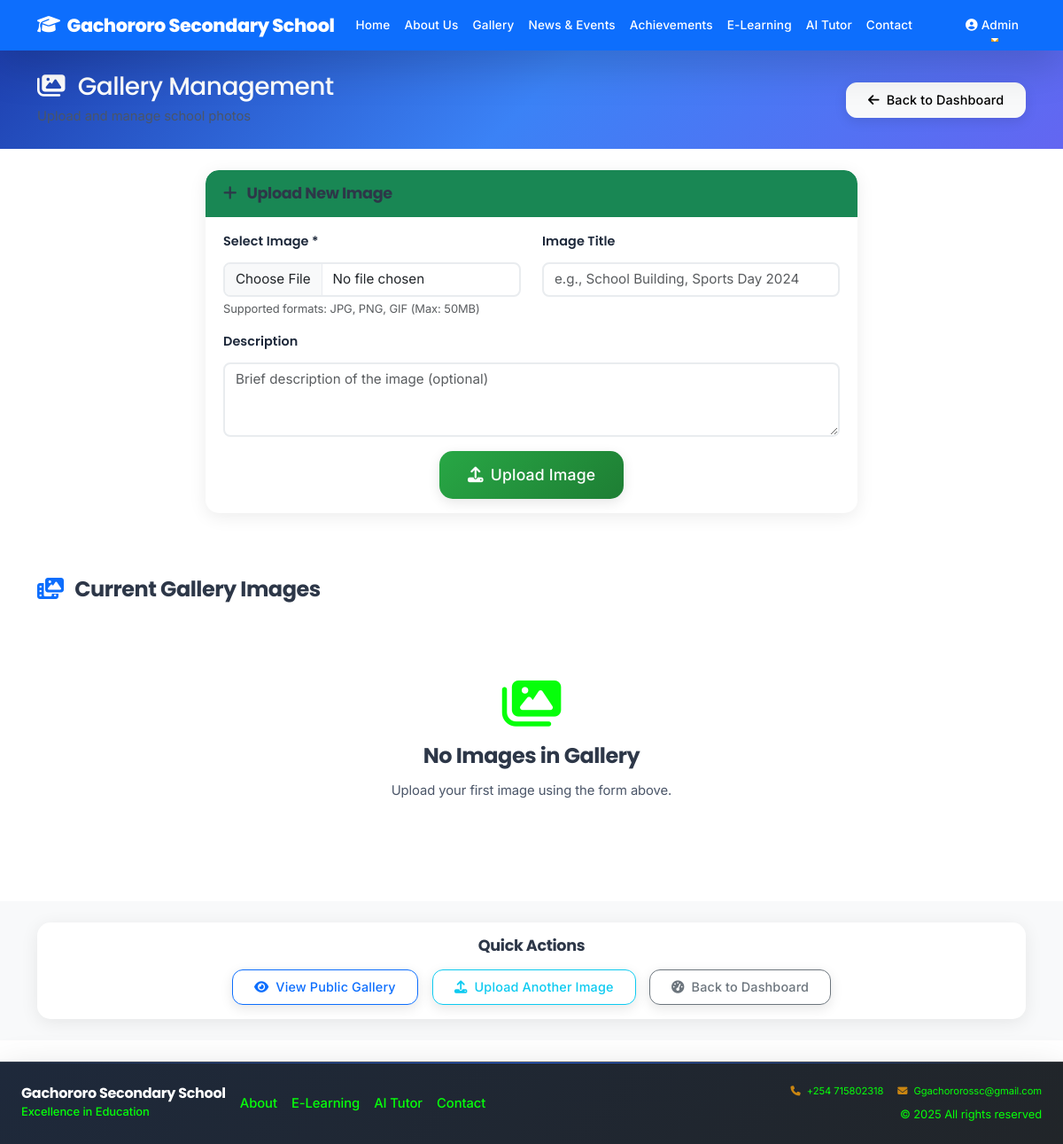
/admin/manage-gallery (signed in), run on an earlier commit of the app's database.
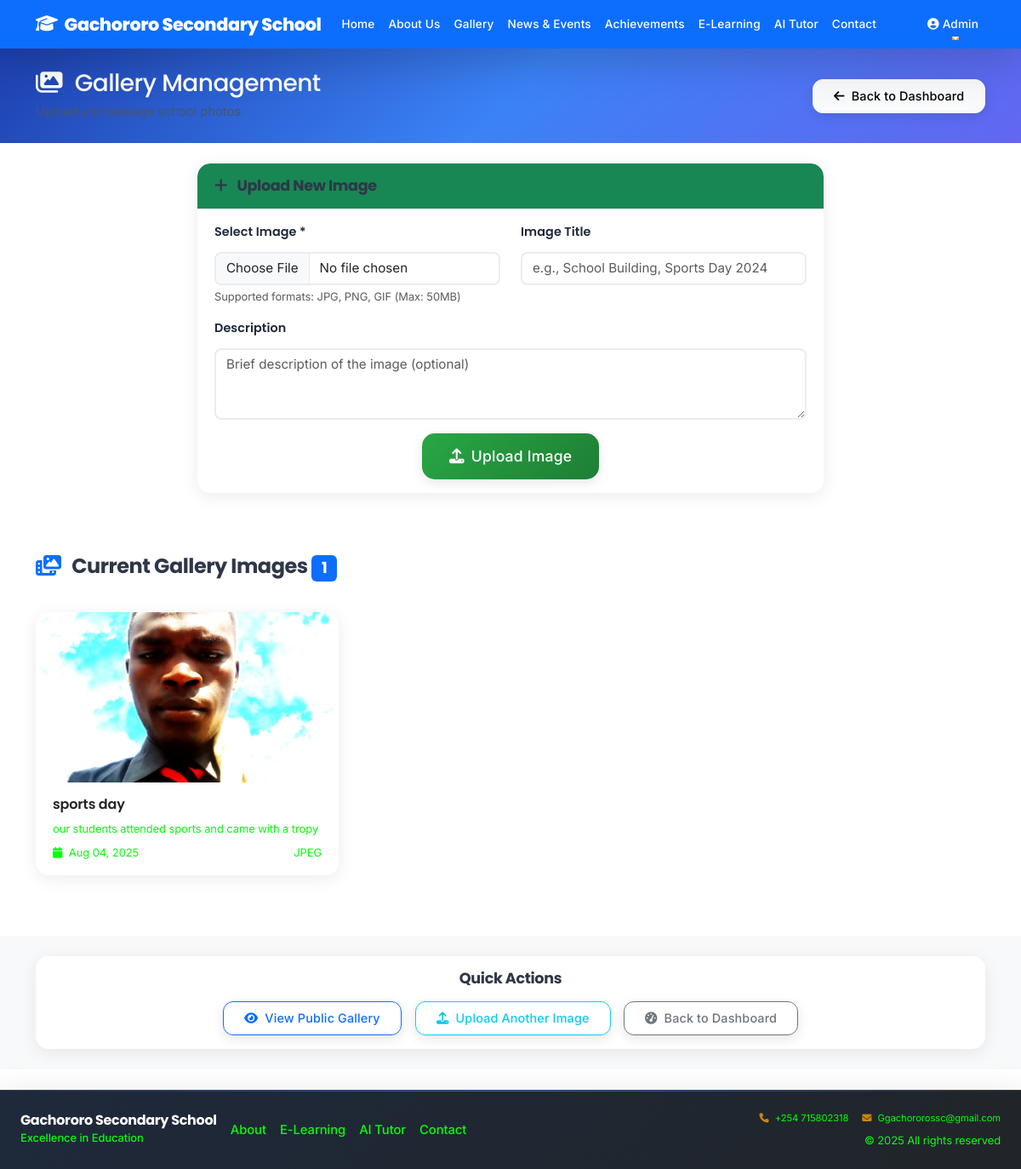
And on a later commit of the database.
### models.py (models this page shows, shortened)
class GalleryImage(db.Model):
    id = db.Column(db.Integer, primary_key=True)
    filename = db.Column(db.String(200), nullable=False)
    title = db.Column(db.String(200))
    description = db.Column(db.Text)
    date_uploaded = db.Column(db.DateTime, default=datetime.utcnow)

### app.py (the view, shortened to what this page needs)
@app.route('/admin/manage-gallery', methods=['GET', 'POST'])
@login_required
def manage_gallery():
    images = GalleryImage.query.order_by(GalleryImage.date_uploaded.desc()).all()
    return render_template('admin/manage_gallery.html', images=images)

### app.py (called while the page is built)
@login_manager.user_loader
def load_user(user_id):
    return User.query.get(int(user_id))

@app.context_processor
def inject_global_vars():
    try:
        current_theme = ThemeSettings.query.filter_by(is_active=True).first()
        theme_name = current_theme.theme_name if current_theme else 'blue'
        active_video = VideoSettings.query.filter_by(is_active=True).first()
        return {
            'current_theme': theme_name,
            'active_video': active_video
        }
    except:
        return {
            'current_theme': 'blue',
            'active_video': None
        }

### templates/admin/manage_gallery.html (shortened to what the changed rows need)
{% extends "base.html" %}
{% block content %}
<section class="admin-header bg-primary text-white py-4">
    <div class="container">
        <div class="row align-items-center">
            <div class="col-md-8">
                <h1 class="h3 mb-1">
                    <i class="fas fa-images me-2"></i>
                    Gallery Management
                </h1>
            </div>
        </div>
    </div>
</section>
<section class="py-5">
    <div class="container">
        <div class="row">
            <div class="col-12 mb-4">
                <h3>
                    <i class="fas fa-photo-video text-primary me-2"></i>
                    Current Gallery Images
                    {% if images %}
                        <span class="badge bg-primary">{{ images|length }}</span>
                    {% endif %}
                </h3>
            </div>
        </div>
        {% if images %}
            <div class="row" id="gallery-grid">
                {% for image in images %}
                    <div class="col-lg-4 col-md-6 mb-4 gallery-item">
                        <div class="card gallery-admin-card h-100">
                            <div class="position-relative">
                                <img src="{{ url_for('gallery_file', filename=image.filename) }}"
                                     class="card-img-top gallery-admin-img"
                                     alt="{{ image.title or 'Gallery Image' }}">
                            </div>
                            <div class="card-body">
                                {% if image.title %}
                                    <h6 class="card-title mb-2">{{ image.title }}</h6>
                                {% endif %}
                                {% if image.description %}
                                    <p class="card-text text-muted small mb-2">
                                        {{ image.description[:100] }}{% if image.description|length > 100 %}...{% endif %}
                                    </p>
                                {% endif %}
                                <div class="d-flex justify-content-between align-items-center">
                                    <small class="text-muted">
                                        <i class="fas fa-calendar me-1"></i>
                                        {{ image.date_uploaded.strftime('%b %d, %Y') }}
                                    </small>
                                    <small class="text-muted">
                                        {{ image.filename.split('.')[-1].upper() }}
                                    </small>
                                </div>
                            </div>
                        </div>
                    </div>
                {% endfor %}
            </div>
        {% else %}
            <div class="text-center text-muted py-5">
                <i class="fas fa-images fa-4x mb-3"></i>
                <h3>No Images in Gallery</h3>
                <p>Upload your first image using the form above.</p>
            </div>
        {% endif %}
    </div>
</section>
{% endblock %}

What changed in the data, as far as the page shows it:
added GalleryImage: filename (picture), title "sports day", description "our students attended sports and came with a tropy", date_uploaded "Aug 04, 2025", filename.split "JPEG"
Also different on the page:
{{ images|length }}: (not shown) → "1"
text no longer shown: "No Images in Gallery Upload your first image using the form above."
